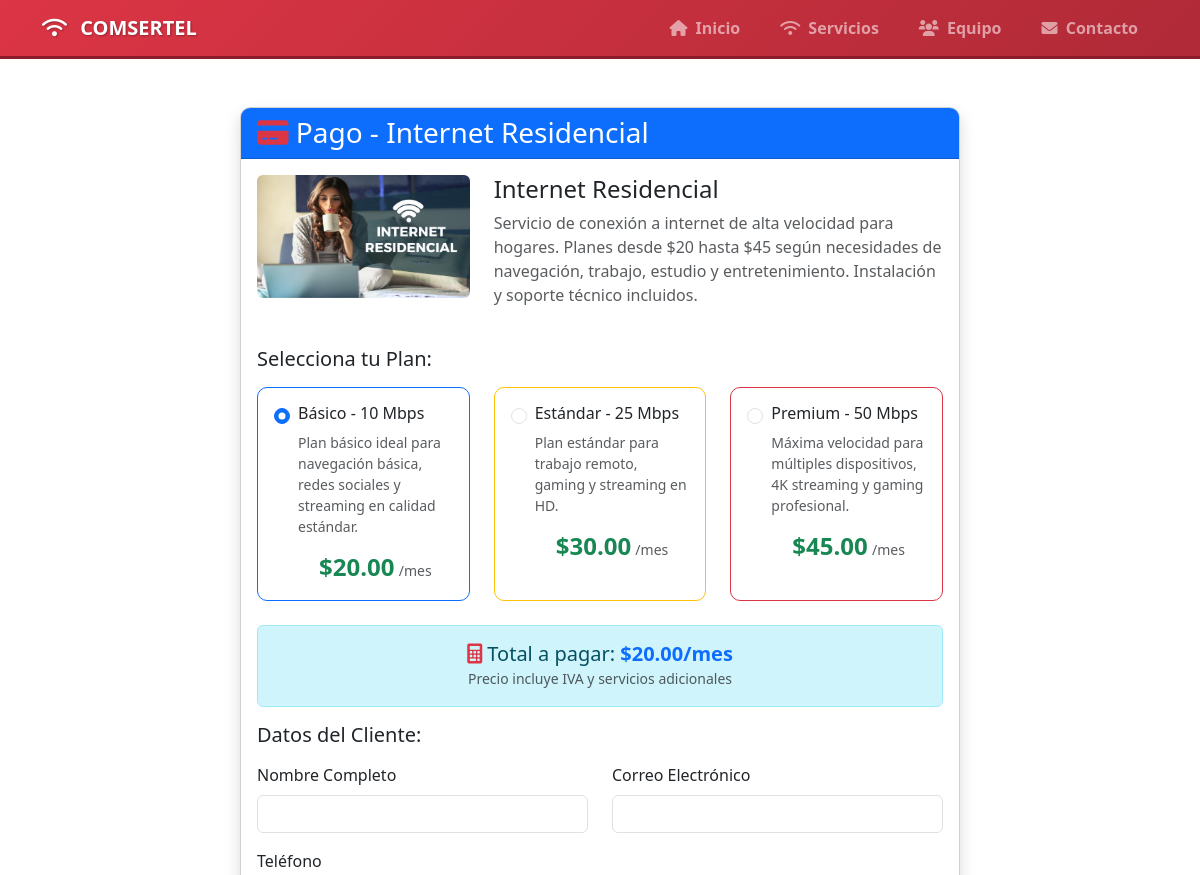
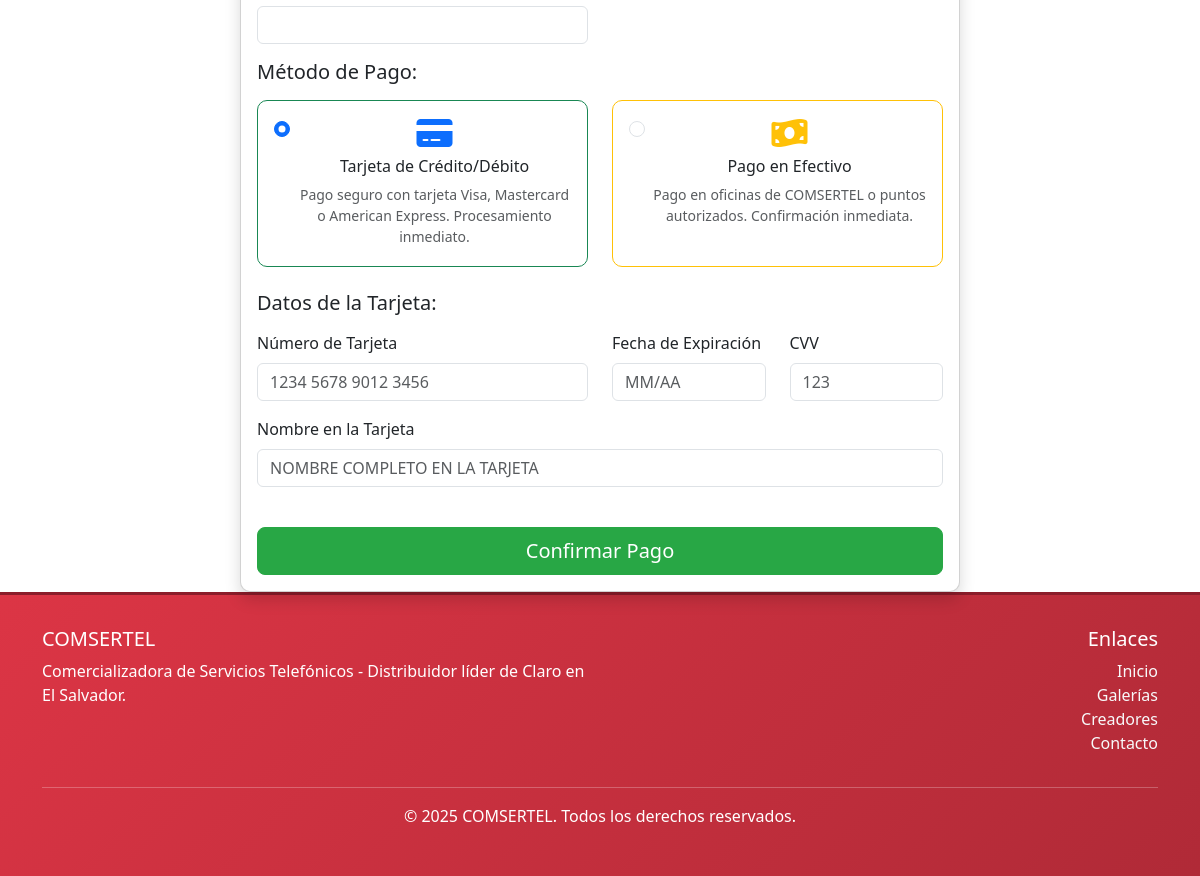
Page /pago/1 on the committed database (2 pictures, top to bottom).
### app.py (models this page shows)
class Producto(db.Model):
    id = db.Column(db.Integer, primary_key=True)
    nombre = db.Column(db.String(100), nullable=False)
    descripcion = db.Column(db.Text, nullable=False)
    imagen = db.Column(db.String(200), nullable=False)
    plan_basico = db.Column(db.String(100), nullable=False)
    precio_basico = db.Column(db.Float, nullable=False)
    plan_estandar = db.Column(db.String(100), nullable=False)
    precio_estandar = db.Column(db.Float, nullable=False)
    plan_premium = db.Column(db.String(100), nullable=False)
    precio_premium = db.Column(db.Float, nullable=False)

### app.py (the view, shortened to what this page needs)
@app.route('/pago/<int:producto_id>', methods=['GET', 'POST'])
def pago(producto_id):
    producto = Producto.query.get_or_404(producto_id)
    form = PagoForm()
    return render_template('pago.html', producto=producto, form=form)

### app.py
class PagoForm(FlaskForm):
    nombre = StringField('Nombre Completo', validators=[DataRequired()])
    email = StringField('Correo Electrónico', validators=[DataRequired()])
    telefono = StringField('Teléfono', validators=[DataRequired()])
    plan = StringField('Plan Seleccionado', validators=[DataRequired()])
    metodo_pago = StringField('Método de Pago', validators=[DataRequired()])
    numero_tarjeta = StringField('Número de Tarjeta')
    fecha_expiracion = StringField('Fecha de Expiración')
    cvv = StringField('CVV')
    nombre_tarjeta = StringField('Nombre en la Tarjeta')
    submit = SubmitField('Confirmar Pago')

### templates/pago.html (shortened to what this page needs)
{% extends "base.html" %}
{% block content %}
<div class="container mt-5">
    <div class="row justify-content-center">
        <div class="col-lg-8">
            <div class="card shadow">
                <div class="card-header bg-primary text-white">
                    <h3 class="card-title mb-0">
                        <i class="fas fa-credit-card"></i> Pago - {{ producto.nombre }}
                    </h3>
                </div>
                <div class="card-body">
                    <div class="row mb-4">
                        <div class="col-md-4">
                            <img src="{{ url_for('static', filename=producto.imagen) }}" class="img-fluid rounded" alt="{{ producto.nombre }}">
                        </div>
                        <div class="col-md-8">
                            <h4>{{ producto.nombre }}</h4>
                            <p class="text-muted">{{ producto.descripcion }}</p>
                        </div>
                    </div>
                    <h5 class="mb-3">Selecciona tu Plan:</h5>
                    <div class="row mb-4">
                        <div class="col-md-4">
                            <div class="card h-100 border-primary">
                                <div class="card-body">
                                    <div class="form-check">
                                        <input class="form-check-input" type="radio" name="plan" id="basico" value="basico" checked>
                                        <label class="form-check-label" for="basico">
                                            <h6 class="card-title">{{ producto.plan_basico }}</h6>
                                            <p class="card-text small text-muted">
                                                {% if "Internet" in producto.nombre %}
                                                    Plan básico ideal para navegación básica, redes sociales y streaming en calidad estándar.
                                                {% elif "Televisión" in producto.nombre %}
                                                    Acceso a canales locales e internacionales básicos con calidad SD.
                                                {% elif "Telefonía" in producto.nombre %}
                                                    Llamadas locales con 100 minutos incluidos, minutos adicionales a bajo costo.
                                                {% elif "Triple Play" in producto.nombre %}
                                                    Internet básico + TV básica + 100 minutos de teléfono, paquete completo para el hogar.
                                                {% elif "Internet + TV" in producto.nombre %}
                                                    Internet básico + TV básica, perfecto para entretenimiento familiar.
                                                {% else %}
                                                    Internet básico + 100 minutos de teléfono, comunicación esencial para el hogar.
                                                {% endif %}
                                            </p>
                                            <div class="text-center">
                                                <span class="h4 text-success fw-bold">${{ "%.2f"|format(producto.precio_basico) }}</span>
                                                <small class="text-muted">/mes</small>
                                            </div>
                                        </label>
                                    </div>
                                </div>
                            </div>
                        </div>
                        <div class="col-md-4">
                            <div class="card h-100 border-warning">
                                <div class="card-body">
                                    <div class="form-check">
                                        <input class="form-check-input" type="radio" name="plan" id="estandar" value="estandar">
                                        <label class="form-check-label" for="estandar">
                                            <h6 class="card-title">{{ producto.plan_estandar }}</h6>
                                            <p class="card-text small text-muted">
                                                {% if "Internet" in producto.nombre %}
                                                    Plan estándar para trabajo remoto, gaming y streaming en HD.
                                                {% elif "Televisión" in producto.nombre %}
                                                    Amplia variedad de canales incluyendo deportes y películas en HD.
                                                {% elif "Telefonía" in producto.nombre %}
                                                    Llamadas locales e internacionales con 300 minutos incluidos.
                                                {% elif "Triple Play" in producto.nombre %}
                                                    Internet estándar + TV ampliada + 300 minutos de teléfono, máxima conectividad.
                                                {% elif "Internet + TV" in producto.nombre %}
                                                    Internet estándar + TV ampliada, entretenimiento premium para la familia.
                                                {% else %}
                                                    Internet estándar + 300 minutos de teléfono, comunicación avanzada.
                                                {% endif %}
                                            </p>
                                            <div class="text-center">
                                                <span class="h4 text-success fw-bold">${{ "%.2f"|format(producto.precio_estandar) }}</span>
                                                <small class="text-muted">/mes</small>
                                            </div>
                                        </label>
                                    </div>
                                </div>
                            </div>
                        </div>
                        <div class="col-md-4">
                            <div class="card h-100 border-danger">
                                <div class="card-body">
                                    <div class="form-check">
                                        <input class="form-check-input" type="radio" name="plan" id="premium" value="premium">
                                        <label class="form-check-label" for="premium">
                                            <h6 class="card-title">{{ producto.plan_premium }}</h6>
                                            <p class="card-text small text-muted">
                                                {% if "Internet" in producto.nombre %}
                                                    Máxima velocidad para múltiples dispositivos, 4K streaming y gaming profesional.
                                                {% elif "Televisión" in producto.nombre %}
                                                    Todos los canales disponibles incluyendo premium y 4K, experiencia completa.
                                                {% elif "Telefonía" in producto.nombre %}
                                                    Llamadas ilimitadas locales e internacionales, comunicación sin límites.
                                                {% elif "Triple Play" in producto.nombre %}
                                                    Internet premium + TV completa + teléfono ilimitado, experiencia total.
                                                {% elif "Internet + TV" in producto.nombre %}
                                                    Internet premium + TV completa, entretenimiento de máxima calidad.
                                                {% else %}
                                                    Internet premium + teléfono ilimitado, conectividad ilimitada.
                                                {% endif %}
                                            </p>
                                            <div class="text-center">
                                                <span class="h4 text-success fw-bold">${{ "%.2f"|format(producto.precio_premium) }}</span>
                                                <small class="text-muted">/mes</small>
                                            </div>
                                        </label>
                                    </div>
                                </div>
                            </div>
                        </div>
                    </div>
                    <div class="alert alert-info text-center" id="precio-total">
                        <h5 class="mb-0">
                            <i class="fas fa-calculator"></i>
                            Total a pagar: <strong class="text-primary">$<span id="total">20.00</span>/mes</strong>
                        </h5>
                        <small class="text-muted">Precio incluye IVA y servicios adicionales</small>
                    </div>
                    <form method="POST">
                        <h5 class="mb-3">Datos del Cliente:</h5>
                        <div class="row">
                            <div class="col-md-6 mb-3">
                                {{ form.nombre.label(class="form-label") }}
                                {{ form.nombre(class="form-control") }}
                            </div>
                            <div class="col-md-6 mb-3">
                                {{ form.email.label(class="form-label") }}
                                {{ form.email(class="form-control") }}
                            </div>
                        </div>
                        <div class="row">
                            <div class="col-md-6 mb-3">
                                {{ form.telefono.label(class="form-label") }}
                                {{ form.telefono(class="form-control") }}
                            </div>
                        </div>
                        <h5 class="mb-3">Método de Pago:</h5>
                        <div class="row mb-4">
                            <div class="col-md-6">
                                <div class="card h-100 border-success">
                                    <div class="card-body text-center">
                                        <div class="form-check">
                                            <input class="form-check-input" type="radio" name="metodo_pago" id="tarjeta" value="tarjeta" checked>
                                            <label class="form-check-label" for="tarjeta">
                                                <i class="fas fa-credit-card fa-2x text-primary mb-2"></i>
                                                <h6 class="card-title">Tarjeta de Crédito/Débito</h6>
                                                <p class="card-text small text-muted">
                                                    Pago seguro con tarjeta Visa, Mastercard o American Express. Procesamiento inmediato.
                                                </p>
                                            </label>
                                        </div>
                                    </div>
                                </div>
                            </div>
                            <div class="col-md-6">
                                <div class="card h-100 border-warning">
                                    <div class="card-body text-center">
                                        <div class="form-check">
                                            <input class="form-check-input" type="radio" name="metodo_pago" id="efectivo" value="efectivo">
                                            <label class="form-check-label" for="efectivo">
                                                <i class="fas fa-money-bill-wave fa-2x text-warning mb-2"></i>
                                                <h6 class="card-title">Pago en Efectivo</h6>
                                                <p class="card-text small text-muted">
                                                    Pago en oficinas de COMSERTEL o puntos autorizados. Confirmación inmediata.
                                                </p>
                                            </label>
                                        </div>
                                    </div>
                                </div>
                            </div>
                        </div>
                        <div id="campos-tarjeta" class="mb-4" style="display: block;">
                            <h5 class="mb-3">Datos de la Tarjeta:</h5>
                            <div class="row">
                                <div class="col-md-6 mb-3">
                                    {{ form.numero_tarjeta.label(class="form-label") }}
                                    {{ form.numero_tarjeta(class="form-control", placeholder="1234 5678 9012 3456") }}
                                </div>
                                <div class="col-md-3 mb-3">
                                    {{ form.fecha_expiracion.label(class="form-label") }}
                                    {{ form.fecha_expiracion(class="form-control", placeholder="MM/AA") }}
                                </div>
                                <div class="col-md-3 mb-3">
                                    {{ form.cvv.label(class="form-label") }}
                                    {{ form.cvv(class="form-control", placeholder="123") }}
                                </div>
                            </div>
                            <div class="row">
                                <div class="col-md-12 mb-3">
                                    {{ form.nombre_tarjeta.label(class="form-label") }}
                                    {{ form.nombre_tarjeta(class="form-control", placeholder="NOMBRE COMPLETO EN LA TARJETA") }}
                                </div>
                            </div>
                        </div>
                        <div class="d-grid">
                            {{ form.submit(class="btn btn-success btn-lg") }}
                        </div>
                    </form>
                </div>
            </div>
        </div>
    </div>
</div>
{% endblock %}

### templates/base.html (style rules this page uses)
.btn-success { background-color: #28a745; border-color: #28a745; }
.card { border-radius: 10px; overflow: hidden; }
.card .fas { color: #dc3545; }

### rows in the picture
Producto: nombre "Internet Residencial", imagen (picture), descripcion "Servicio de conexión a internet de alta velocidad para hogares. Planes desde $20 hasta $45 según necesidades de navegación, trabajo, estudio y entretenimiento. Instalación y soporte técnico incluidos.", plan_basico "Básico - 10 Mbps", precio_basico "20.00", plan_estandar "Estándar - 25 Mbps", precio_estandar "30.00", plan_premium "Premium - 50 Mbps", precio_premium "45.00"
